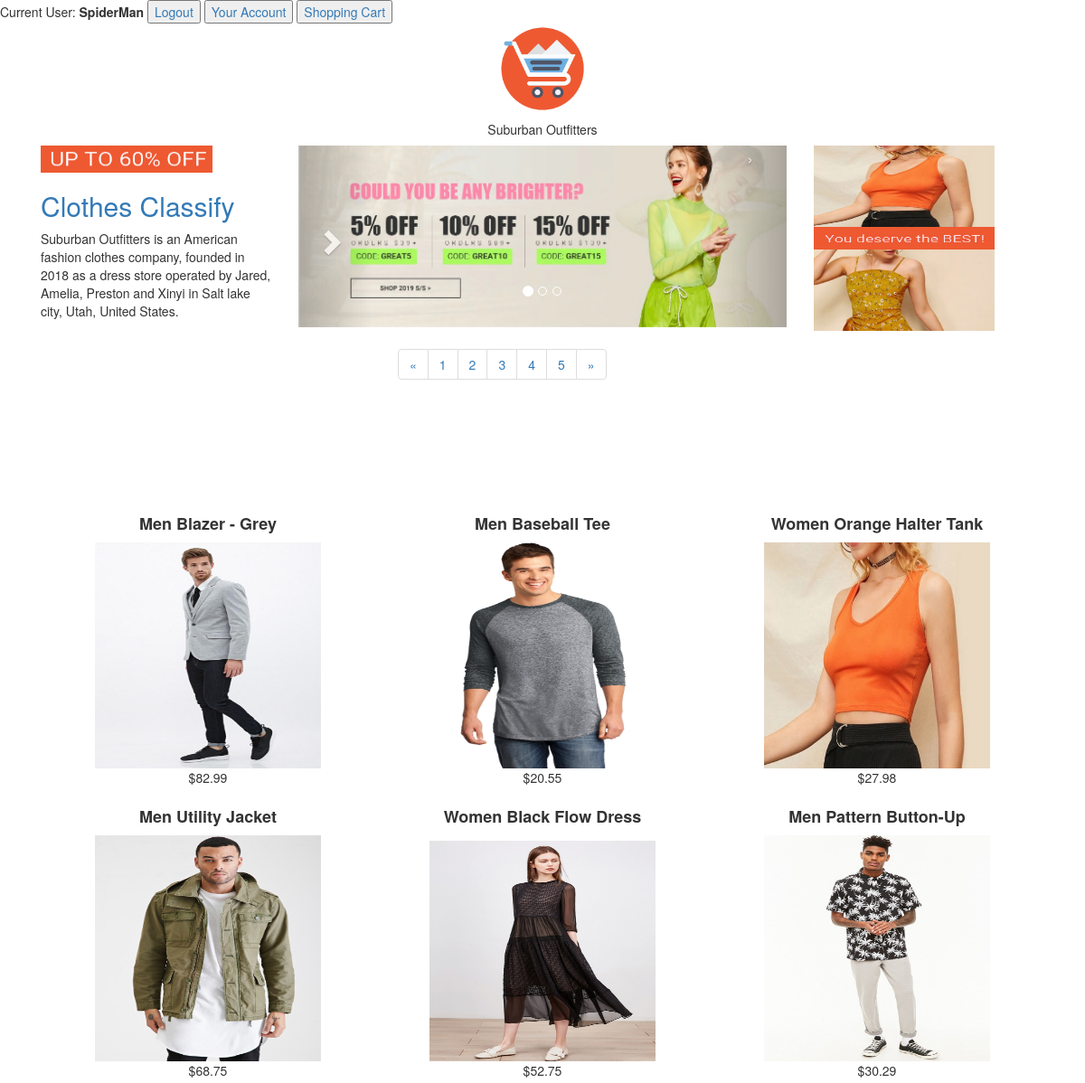
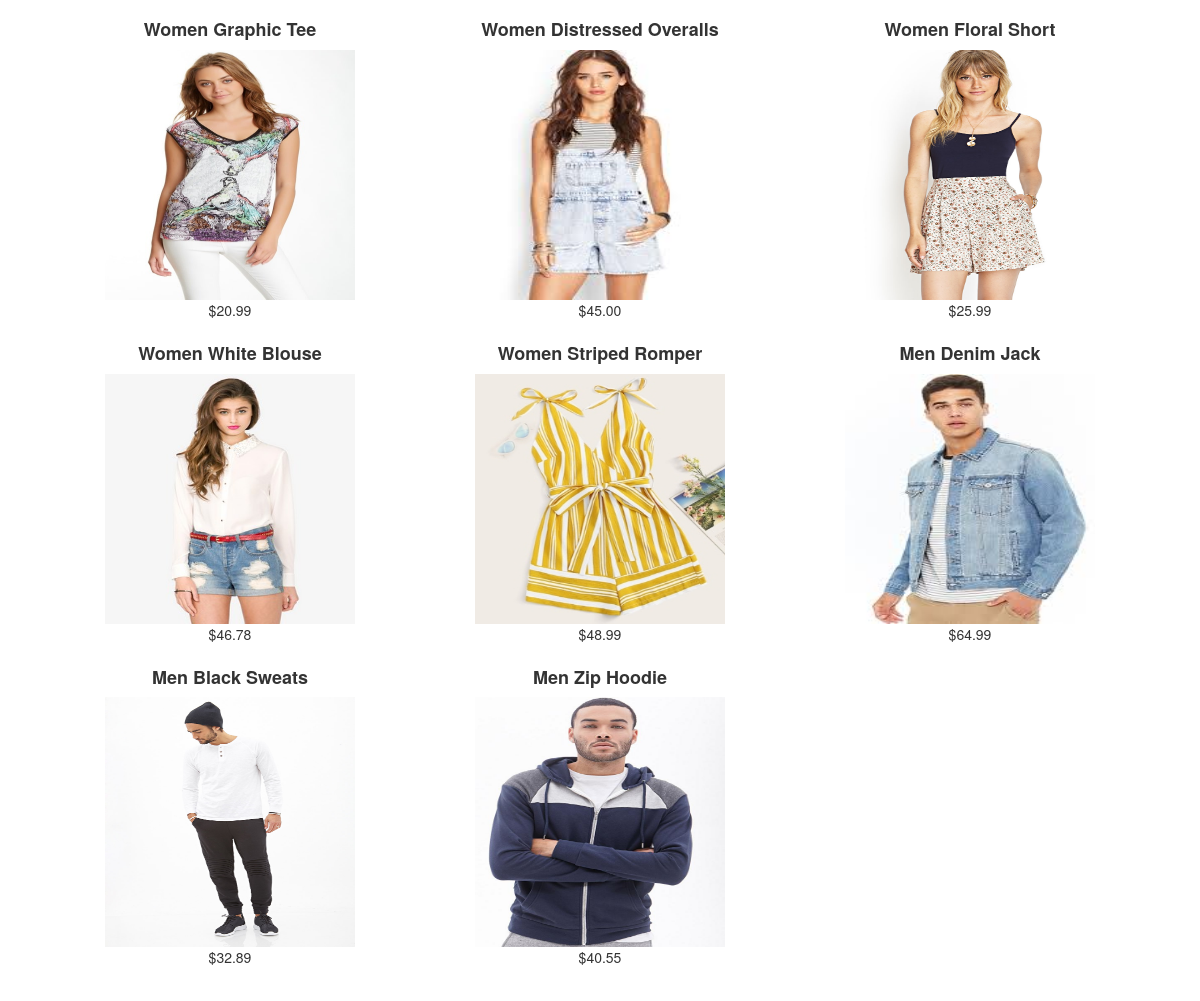
Screenshot of /clothes_list.php (signed in) with the database file from the repository (2 pictures, top to bottom).
### tables this page shows
CREATE TABLE IF NOT EXISTS `product` (
  `product_id` int(50) NOT NULL AUTO_INCREMENT,
  `product_name` varchar(100) NOT NULL,
  `product_price` char(20) NOT NULL,
  `image_path` varchar (100) NOT NULL,
  PRIMARY KEY (`product_id`)
);

### clothes_list.php (the view, shortened to what this page needs)
<?php
require_once  'php_files/dblogin.php';
$conn = new mysqli($hn, $un, $pw, $db);
$query = "SELECT * FROM product";
$result=$conn->query($query);
$rows = $result->num_rows;
?>
<html>
<head>
	<link rel="stylesheet" href="https://cdn.staticfile.org/twitter-bootstrap/3.3.7/css/bootstrap.min.css">
</head>
<body>
	<div>
		<span>
				<span>
					Current User:   <strong>
						<?php
						IF(isset($_SESSION['username'])){
						echo $_SESSION['username'];
						}?></strong>
					<a href = 'php_files/logout.php'> <input type="button" value="Logout"/></a>
				</span>
				<a href = 'account.php'>
					<input type="button" value="Your Account"/>
				</a>
				<a href = 'shoppingcart.php'>
					<input type="button" value="Shopping Cart"/>
				</a>
			</span>
	</div>
<div class="text-center">
	<img src="./picture/logo.png" alt="brand" width="100" height="100">
	<h5>Suburban Outfitters</h5>
</div>
<div class="container">
	<div class="col-sm-3">
		<a href="clothes_list.php"><img src="./picture/4.jpg" class="img-response" alt="clothesreview" width="190" height="30"></a>
		<a href="clothes_list.php"><h2>Clothes Classify</h2></a>
		<p> Suburban Outfitters is an American fashion clothes company, founded in 2018 as a dress store operated by Jared, Amelia, Preston and Xinyi in Salt lake city, Utah, United States.</p>
	</div>
	<div class="col-sm-6">
		<div id="myCarousel" class="carousel slide">
		<ol class="carousel-indicators">
			<li data-target="#myCarousel" data-slide-to="0" class="active"></li>
			<li data-target="#myCarousel" data-slide-to="1"></li>
			<li data-target="#myCarousel" data-slide-to="2"></li>
			</ol>
		<div class="carousel-inner">
			<div class="item active">
				<img src="./picture/1.jpg" alt="First slide">
			</div>
    </div>
		<a class="carousel-control left" href="#myCarousel"
       data-slide="prev"> <span _ngcontent-c3="" aria-hidden="true" class="glyphicon glyphicon-chevron-right"></span></a>
		<a class="carousel-control right" href="#myCarousel"
       data-slide="next">&rsaquo;</a>
	</div>
	</div>
 	<div class="col-sm-3">
		<a href="clothes_list.php"><img src="./picture/8.jpg" class="img-response" alt="clothesreview" width="200" height="90"></a>
		<a href="clothes_list.php"><img src="./picture/5.jpg" class="img-response" alt="clothesreview" width="200" height="25"></a>
		<a href="clothes_list.php"><img src="./picture/7.jpg" class="img-response" alt="clothesreview" width="200" height="90"></a>
	</div>
        <div class="container">
	         <div class="col-sm-offset-4 col-sm-4">
		         <ul class="pagination">
			        <li><a href="#">&laquo;</a></li>
					<li><a href="#">1</a></li>
					<li><a href="#">2</a></li>
					<li><a href="#">3</a></li>
					<li><a href="#">4</a></li>
					<li><a href="#">5</a></li>
					<li><a href="#">&raquo;</a></li>
				</ul>
			</div>
		</div>
		<br>
		<br>
		<div class="container-fluid" style="text-align:center" >
		 <br><br><br>
		<?php
		for($j=0; $j<$rows; ++$j){
		$result->data_seek($j);
		$row = $result-> fetch_array(MYSQLI_ASSOC);
		echo <<<_END
				<div class="col-md-4">
				  <h4><strong>$row[product_name]</strong></h4>
				 <img id ="$j.image" style='cursor:pointer' height='250' width='250' src=$row[image_path]></img>
				  <form id= "$j.form" name="myForm" method='post' action="clothes_detail.php">
					<input type = 'hidden'  name='product_id' value = $row[product_id]>
					 <p >$$row[product_price]</p>
				  </form>
				</div>
					<script>document.getElementById("$j.image").onclick = function(){document.getElementById("$j.form").submit();};</script>
_END;
		}
		?>
		</div>
		<br>
</div>
</body>
</html>

### rows the page displays
product: product_name "Men Blazer - Grey", image_path (picture), product_price "82.99"
product: product_name "Men Baseball Tee", image_path (picture), product_price "20.55"
product: product_name "Women Orange Halter Tank", image_path (picture), product_price "27.98"
product: product_name "Men Utility Jacket", image_path (picture), product_price "68.75"
product: product_name "Women Black Flow Dress", image_path (picture), product_price "52.75"
product: product_name "Men Pattern Button-Up", image_path (picture), product_price "30.29"
product: product_name "Women Graphic Tee", image_path (picture), product_price "20.99"
product: product_name "Women Distressed Overalls", image_path (picture), product_price "45.00"
product: product_name "Women Floral Short", image_path (picture), product_price "25.99"
product: product_name "Women White Blouse", image_path (picture), product_price "46.78"
product: product_name "Women Striped Romper", image_path (picture), product_price "48.99"
product: product_name "Men Denim Jack", image_path (picture), product_price "64.99"
product: product_name "Men Black Sweats", image_path (picture), product_price "32.89"
product: product_name "Men Zip Hoodie", image_path (picture), product_price "40.55"

### other values shown
$_SESSION['username'] "SpiderMan"
